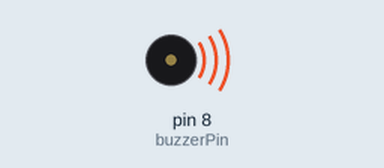
Recording of a sketch running on a simulated Arduino Uno, built with avr-gcc and run on an emulated ATmega328P. Shown: buzzer (waves = sounding).

Above: at 0.2 s.
At 4.8 s:
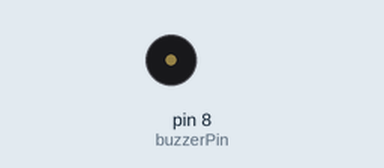
Timing chart, 0 to 7.0 s (numbered marks = the images above):
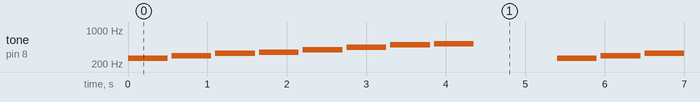

Measured:
- by itself, tone on pin 8 (buzzerPin): repeats every 5.4 s: silent 0.05 s, 294 Hz 0.50 s, silent 0.05 s, 330 Hz 0.50 s, silent 0.05 s, 349 Hz 0.50 s, silent 0.05 s, 392 Hz 0.50 s, silent 0.05 s, 440 Hz 0.50 s, silent 0.05 s, 494 Hz 0.50 s, silent 0.05 s, 523 Hz 0.50 s, silent 1.1 s, 262 Hz 0.50 s

The sketch:

melodybuzzer.ino
```cpp
int buzzerPin = 8;

int melody[] = {
  262, // C4
  294, // D4
  330, // E4
  349, // F4
  392, // G4
  440, // A4
  494, // B4
  523  // C5
};

void setup() {
  pinMode(buzzerPin, OUTPUT);
}

void loop() {

  for (int i = 0; i < 8; i++) {

    tone(buzzerPin, melody[i]);

    delay(500);

    noTone(buzzerPin);

    delay(50);
  }

  delay(1000);
}
```
